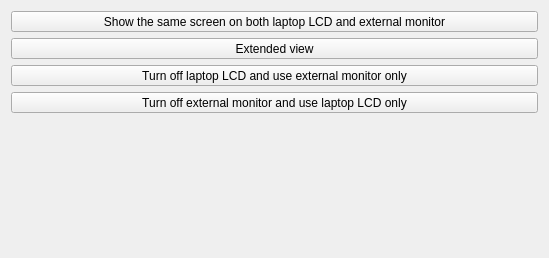
<?xml version="1.0" encoding="UTF-8"?>
<ui version="4.0">
 <class>QuickOptions</class>
 <widget class="QDialog" name="QuickOptions">
  <property name="geometry">
   <rect>
    <x>0</x>
    <y>0</y>
    <width>549</width>
    <height>258</height>
   </rect>
  </property>
  <property name="windowTitle">
   <string>Monitor Settings</string>
  </property>
  <property name="windowIcon">
   <iconset theme="preferences-desktop-display">
    <normaloff/>
   </iconset>
  </property>
  <layout class="QVBoxLayout" name="verticalLayout">
   <item>
    <layout class="QVBoxLayout" name="verticalLayout_3">
     <item>
      <widget class="QToolButton" name="useBoth">
       <property name="sizePolicy">
        <sizepolicy hsizetype="Expanding" vsizetype="Fixed">
         <horstretch>0</horstretch>
         <verstretch>0</verstretch>
        </sizepolicy>
       </property>
       <property name="text">
        <string>Show the same screen on both laptop LCD and external monitor</string>
       </property>
       <property name="toolButtonStyle">
        <enum>Qt::ToolButtonTextBesideIcon</enum>
       </property>
      </widget>
     </item>
     <item>
      <widget class="QToolButton" name="extended">
       <property name="sizePolicy">
        <sizepolicy hsizetype="Expanding" vsizetype="Fixed">
         <horstretch>0</horstretch>
         <verstretch>0</verstretch>
        </sizepolicy>
       </property>
       <property name="text">
        <string>Extended view</string>
       </property>
       <property name="toolButtonStyle">
        <enum>Qt::ToolButtonTextBesideIcon</enum>
       </property>
      </widget>
     </item>
     <item>
      <widget class="QToolButton" name="externalOnly">
       <property name="sizePolicy">
        <sizepolicy hsizetype="Expanding" vsizetype="Fixed">
         <horstretch>0</horstretch>
         <verstretch>0</verstretch>
        </sizepolicy>
       </property>
       <property name="text">
        <string>Turn off laptop LCD and use external monitor only</string>
       </property>
       <property name="toolButtonStyle">
        <enum>Qt::ToolButtonTextBesideIcon</enum>
       </property>
      </widget>
     </item>
     <item>
      <widget class="QToolButton" name="laptopOnly">
       <property name="sizePolicy">
        <sizepolicy hsizetype="Expanding" vsizetype="Fixed">
         <horstretch>0</horstretch>
         <verstretch>0</verstretch>
        </sizepolicy>
       </property>
       <property name="text">
        <string>Turn off external monitor and use laptop LCD only</string>
       </property>
       <property name="toolButtonStyle">
        <enum>Qt::ToolButtonTextBesideIcon</enum>
       </property>
      </widget>
     </item>
     <item>
      <spacer name="verticalSpacer">
       <property name="orientation">
        <enum>Qt::Vertical</enum>
       </property>
       <property name="sizeHint" stdset="0">
        <size>
         <width>20</width>
         <height>40</height>
        </size>
       </property>
      </spacer>
     </item>
    </layout>
   </item>
  </layout>
 </widget>
 <resources/>
 <connections/>
</ui>
